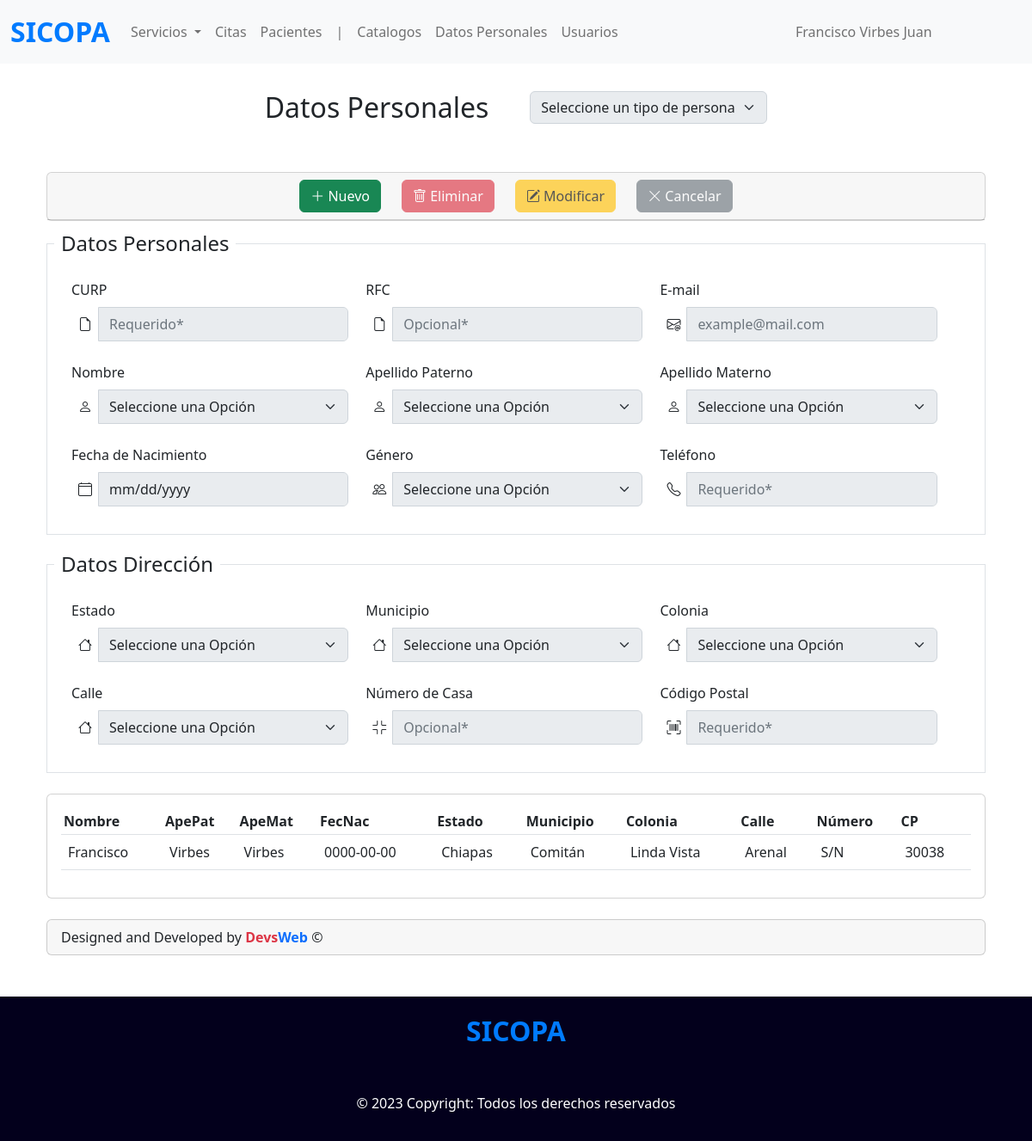
The page /datos-personales (signed in) on the database its author committed.
### tables this page shows
CREATE TABLE mPersona(
	CvPerson INT PRIMARY KEY AUTO_INCREMENT NOT NULL ,
    
	CvTipPerson INT, 
    
    Curp VARCHAR(20),
    Rfc VARCHAR(20),
    Email VARCHAR(30),
    CvNombre INT, 
    CvApePat INT, 
    CvApeMat INT, 
    FecNac DATE,
    CvGenero INT, 
    Telefono VARCHAR(15),

    CvEstado INT,
    CvMunicipio INT,
    CvColonia INT,
    CvCalle INT,
    Numero VARCHAR(10), 
    Cp INT,    
    
    FOREIGN KEY (CvTipPerson) REFERENCES cTipPerson(CvTipPerson),
    
    FOREIGN KEY (CvNombre) REFERENCES cNombre(CvNombre),
    FOREIGN KEY (CvApePat) REFERENCES cApellido(CvApellido),
    FOREIGN KEY (CvApeMat) REFERENCES cApellido(CvApellido),
    FOREIGN KEY (CvGenero) REFERENCES cGenero(CvGenero),
    
    FOREIGN KEY (CvEstado) REFERENCES cEstado(CvEstado),
    FOREIGN KEY (CvMunicipio) REFERENCES cMunicipio(CvMunicipio),
    FOREIGN KEY (CvColonia) REFERENCES cColonia(CvColonia),
    FOREIGN KEY (CvCalle) REFERENCES cCalle(CvCalle)
);

CREATE TABLE cNombre    (CvNombre    INT PRIMARY KEY AUTO_INCREMENT NOT NULL,  DsNombre    VARCHAR(30));

CREATE TABLE cApellido  (CvApellido  INT PRIMARY KEY AUTO_INCREMENT NOT NULL,  DsApellido  VARCHAR(30));

CREATE TABLE cEstado    (CvEstado    INT PRIMARY KEY AUTO_INCREMENT NOT NULL,  DsEstado    VARCHAR(30));

CREATE TABLE cMunicipio (CvMunicipio INT PRIMARY KEY AUTO_INCREMENT NOT NULL,  DsMunicipio VARCHAR(30));

CREATE TABLE cColonia   (CvColonia   INT PRIMARY KEY AUTO_INCREMENT NOT NULL,  DsColonia   VARCHAR(30));

CREATE TABLE cCalle     (CvCalle     INT PRIMARY KEY AUTO_INCREMENT NOT NULL,  DsCalle     VARCHAR(30));

### index.php (called while the page is built, shortened)
<?php
require_once 'controllers/datperson.controller.php';
require_once 'models/datperson.model.php';
include 'views/templates/layout.php';

### models/connection.php (called while the page is built)
<?php
class Conexion {
    static public function conectar() {
        $link = new PDO('mysql:host=localhost;dbname=sicopa', 'root', '');
        $link -> exec('set names utf8');
        return $link;
    }
}

### models/datperson.model.php (called while the page is built, shortened)
<?php
require_once 'connection.php';
class ModelPersonalData {
    public static function getDataTable() {
        $sql = "SELECT persona.CvPerson, nombre.DsNombre 'Nombre', apepat.DsApellido 'ApePat', apemat.DsApellido 'ApeMat', persona.FecNac, estado.DsEstado 'Estado', municipio.DsMunicipio 'Municipio', colonia.DsColonia 'Colonia', calle.DsCalle 'Calle', persona.Numero, persona.Cp
                FROM cnombre nombre, capellido apepat, capellido apemat, mpersona persona, cestado estado, cmunicipio municipio, ccolonia colonia, ccalle calle
                WHERE
                persona.CvNombre = nombre.CvNombre AND
                persona.CvApePat = apepat.CvApellido AND
                persona.CvApeMat = apemat.CvApellido AND
                persona.CvEstado = estado.CvEstado AND
                persona.CvMunicipio = municipio.CvMunicipio AND
                persona.CvColonia = colonia.CvColonia AND
                persona.CvCalle = calle.CvCalle";
        $stmt = Conexion::conectar() -> prepare($sql);
        $stmt -> execute();
        return $stmt -> fetchAll();
    }
}

### controllers/datperson.controller.php (called while the page is built, shortened)
<?php
class ControllerPersonalData {
    public static function getDataTable() {
        return ModelPersonalData::getDataTable();
    }
}

### views/modules/datos-personales.php (the view, shortened to what this page needs)
<div class="container">
    <div class="mt-3 d-flex justify-content-center gap-5">
        <div class="mt-3 mb-5">
            <h2>Datos Personales</h2>
        </div>
        <div class="mt-3">
            <select name="TipPerson" id="TipPerson" aria-label="Default select example" class="form-select">
                <option value="0" class="option" selected>Seleccione un tipo de persona</option>
            </select>
        </div>
    </div>
    <section class="container">
        <div class="card">
            <div class="card-header d-flex justify-content-center gap-4">
                <button type="button" class="btn btn-success" id="nuevo" data-bs-toggle="modal" data-bs-target="#add_data" disabled><i class="bi bi-plus-lg"></i> Nuevo</button>
                <button type="button" class="btn btn-danger" id="eliminar"><i class="bi bi-trash"></i> Eliminar</button>
                <button type="button" class="btn btn-warning" id="modificar" data-bs-toggle="modal" data-bs-target="#edit_data"><i class="bi bi-pencil-square"></i> Modificar</button>
                <button type="button" class="btn btn-secondary" id="cancelar"><i class="bi bi-x-lg"></i> Cancelar</button>
            </div>
        </div>
        <div class="card-body">
            <form>
                <fieldset class="border p-2">
                    <legend class="float-none w-auto p-2">Datos Personales</legend>
                    <div class="componentes">
                        <label class="form-label">CURP</label>
                        <div class="input-group">
                            <span class="input-group-addon my-2 mx-2"><i class="bi bi-file-earmark"></i></i></span>
                            <input name="curp" id="curp" placeholder="Requerido*" class="form-control" type="text" maxlength="18" onkeyup="javascript:this.value=this.value.toUpperCase();">
                        </div>
                    </div>
                    <div class="componentes">
                        <label class="form-label">RFC</label>
                        <div class="input-group">
                            <span class="input-group-addon my-2 mx-2"><i class="bi bi-file-earmark"></i></i></span>
                            <input name="rfc" id="rfc" placeholder="Opcional*" class="form-control" type="text" maxlength="13" onkeyup="javascript:this.value=this.value.toUpperCase();">
                        </div>
                    </div>
                    <div class="componentes" style="margin-bottom: 10px;">
                        <label class="form-label">E-mail</label>
                        <div class="input-group">
                            <span class="input-group-addon my-2 mx-2"><i class="bi bi-envelope-at"></i></span>
                            <input name="email" id="email" placeholder="example@mail.com" class="form-control" type="email" required>
                        </div>
                    </div>
                    <br><br><br><br>
                    <div class="componentes">
                        <label class="form-label">Nombre</label>
                        <div class="input-group">
                            <span class="input-group-addon my-2 mx-2"><i class="bi bi-person"></i></span>
                            <select name="nombre" id="nombre" class="form-select">
                                <option value="0" disabled selected>Seleccione una Opción</option>
                            </select>
                        </div>
                    </div>
                    <div class="componentes">
                        <label class="form-label">Apellido Paterno</label>
                        <div class="input-group">
                            <span class="input-group-addon my-2 mx-2"><i class="bi bi-person"></i></i></span>
                            <select name="ApePat" id="ApePat" class="form-select">
                                <option disabled selected value="0">Seleccione una Opción</option>
                            </select>
                        </div>
                    </div>
                    <div class="componentes">
                        <label class="form-label">Apellido Materno</label>
                        <div class="input-group">
                            <span class="input-group-addon my-2 mx-2"><i class="bi bi-person"></i></i></span>
                            <select name="ApeMat" id="ApeMat" class="form-select">
                                <option disabled selected value="0">Seleccione una Opción</option>
                            </select>
                        </div>
                    </div>
                    <br><br><br><br>
                    <div class="componentes">
                        <label class="form-label">Fecha de Nacimiento</label>
                        <div class="input-group">
                            <span class="input-group-addon my-2 mx-2"><i class="bi bi-calendar4"></i></span>
                            <input name="fecha" id="fecha" class="form-control" type="date" required>
                        </div>
                    </div>
                    <div class="componentes">
                        <label class="form-label">Género</label>
                        <div class="input-group">
                            <span class="input-group-addon my-2 mx-2"><i class="bi bi-people"></i></span>
                            <select name="genero" id="genero" class="form-select">
                                <option value="0" disabled selected>Seleccione una Opción</option>
                            </select>
                        </div>
                    </div>
                    <div class="componentes">
                        <label class="form-label">Teléfono</label>
                        <div class="input-group">
                            <span class="input-group-addon my-2 mx-2"><i class="bi bi-telephone"></i></span>
                            <input name="telefono" id="telefono" placeholder="Requerido*" class="form-control" type="text" maxlength="10" pattern="\x2b[0-9]+" required>
                        </div>
                    </div>
                    <br><br><br><br>
                </fieldset>
                <fieldset class="border p-2 content-personal mt-2">
                    <legend class="float-none w-auto p-2">Datos Dirección</legend>
                    <div class="componentes">
                        <label class="form-label">Estado</label>
                        <div class="input-group">
                            <span class="input-group-addon my-2 mx-2"><i class="bi bi-house"></i></span>
                            <select name="estado" id="estado" class="form-select">
                                <option value="0" disabled selected>Seleccione una Opción</option>
                            </select>
                        </div>
                    </div>
                    <div class="componentes">
                        <label class="form-label">Municipio</label>
                        <div class="input-group">
                            <span class="input-group-addon my-2 mx-2"><i class="bi bi-house"></i></span>
                            <select name="municipio" id="municipio" class="form-select">
                                <option value="0" disabled selected>Seleccione una Opción</option>
                            </select>
                        </div>
                    </div>
                    <div class="componentes">
                        <label class="form-label">Colonia</label>
                        <div class="input-group">
                            <span class="input-group-addon my-2 mx-2"><i class="bi bi-house"></i></span>
                            <select name="colonia" id="colonia" class="form-select">
                                <option value="0" disabled selected>Seleccione una Opción</option>
                            </select>
                        </div>
                    </div>
                    <br><br><br><br>
                    <div class="componentes">
                        <label class="form-label">Calle</label>
                        <div class="input-group">
                            <span class="input-group-addon my-2 mx-2"><i class="bi bi-house"></i></span>
                            <select name="calle" id="calle" class="form-select">
                                <option value="0" disabled selected>Seleccione una Opción</option>
                            </select>
                        </div>
                    </div>
                    <div class="componentes">
                        <label class="form-label">Número de Casa</label>
                        <div class="input-group">
                            <span class="input-group-addon my-2 mx-2"><i class="bi bi-fullscreen-exit"></i></span>
                            <input name="numero" id="numero" placeholder="Opcional*" class="form-control" type="text" maxlength="6">
                        </div>
                    </div>
                    <div class="componentes">
                        <label class="form-label">Código Postal</label>
                        <div class="input-group">
                            <span class="input-group-addon my-2 mx-2"><i class="bi bi-upc-scan"></i></span>
                            <input name="cp" id="cp" placeholder="Requerido*" class="form-control" type="text" maxlength="5" required>
                        </div>
                    </div>
                    <br><br><br><br>
                </fieldset>
            </form>
        </div>
        <div class="card mt-4">
            <div class="card-body">
                <div class="table-responsive">
                    <table class="table table-hover">
                        <thead>
                            <tr>
                                <th class="columna">Nombre</th>
                                <th class="columna">ApePat</th>
                                <th class="columna">ApeMat</th>
                                <th class="columna">FecNac</th>
                                <th class="columna">Estado</th>
                                <th class="columna">Municipio</th>
                                <th class="columna">Colonia</th>
                                <th class="columna">Calle</th>
                                <th class="columna">Número</th>
                                <th class="columna">CP</th>
                            </tr>
                        </thead>
                        <tbody>
                            <?php
                            $data = ControllerPersonalData::getDataTable();
                            foreach ($data as $key => $value) {
                                echo '
                                        <tr class="filasTablita" id="' . $value['CvPerson'] . '" onclick="selectRow(this.id);">
                                            <td>' . $value['Nombre'] . '</td>
                                            <td>' . $value['ApePat'] . '</td>
                                            <td>' . $value['ApeMat'] . '</td>
                                            <td>' . $value['FecNac'] . '</td>
                                            <td>' . $value['Estado'] . '</td>
                                            <td>' . $value['Municipio'] . '</td>
                                            <td>' . $value['Colonia'] . '</td>
                                            <td>' . $value['Calle'] . '</td>
                                            <td>' . $value['Numero'] . '</td>
                                            <td>' . $value['Cp'] . '</td>
                                        </tr>
                                    ';
                            }
                            ?>
                        </tbody>
                    </table>
                </div>
            </div>
        </div>
        <div class="card card-footer mt-4 rounded">
            <p class="m-0">Designed and Developed by <b class="text-danger">Devs</b><b class="text-primary">Web</b> &copy;</p>
        </div>
    </section>
</div>

### views/css/mtto.css (style rules this page uses)
.componentes { float: left; width: 30%; height: 50px; margin-left: 20px; }
.option { background-color: #ccc; color: rgb(49, 49, 49) !important; }
.columna { padding: 3px !important; }

### rows shown on the page
mpersona: CvNombre.DsNombre "Francisco", CvApePat.DsApellido "Virbes", FecNac "0000-00-00", CvEstado.DsEstado "Chiapas", CvMunicipio.DsMunicipio "Comitán", CvColonia.DsColonia "Linda Vista", CvCalle.DsCalle "Arenal", Numero "S/N", Cp "30038"

### other values the page prints
$_SESSION["nombre"] "Francisco"
$_SESSION["apellidos"] "Virbes Juan"
